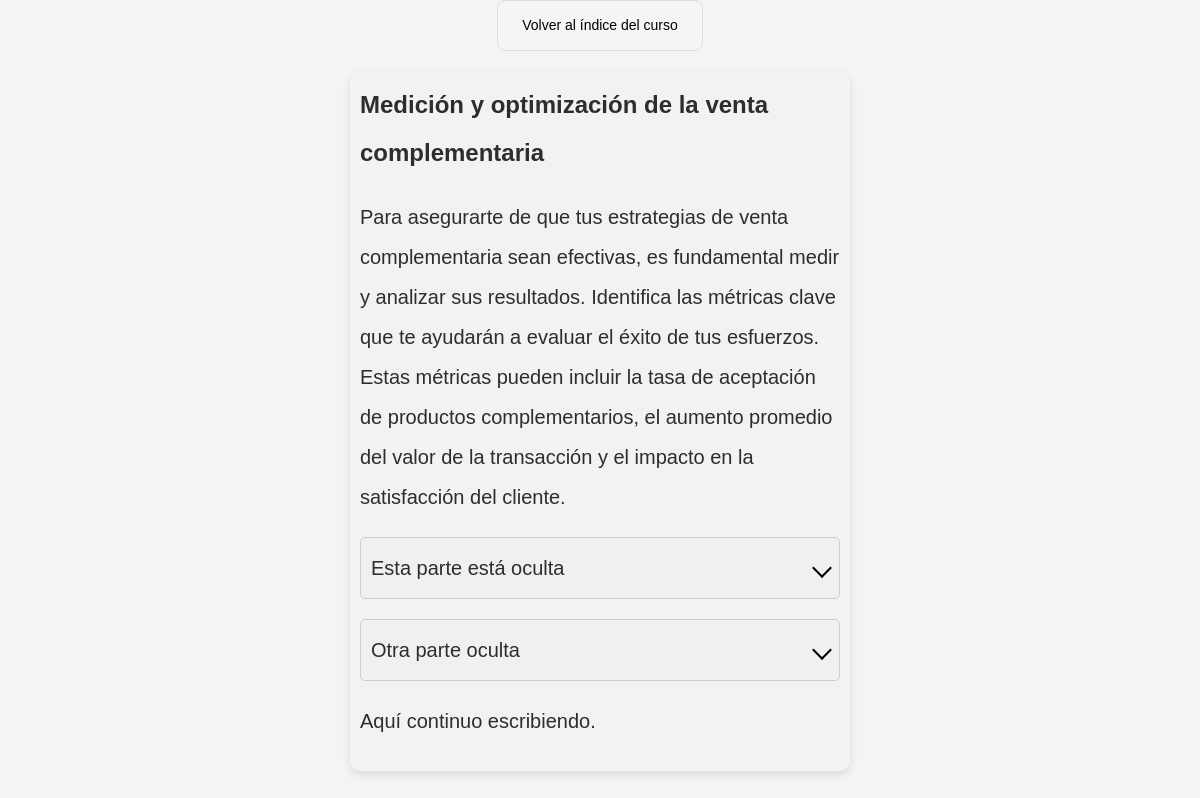
The page /leccion/25/ on the database as committed earlier.
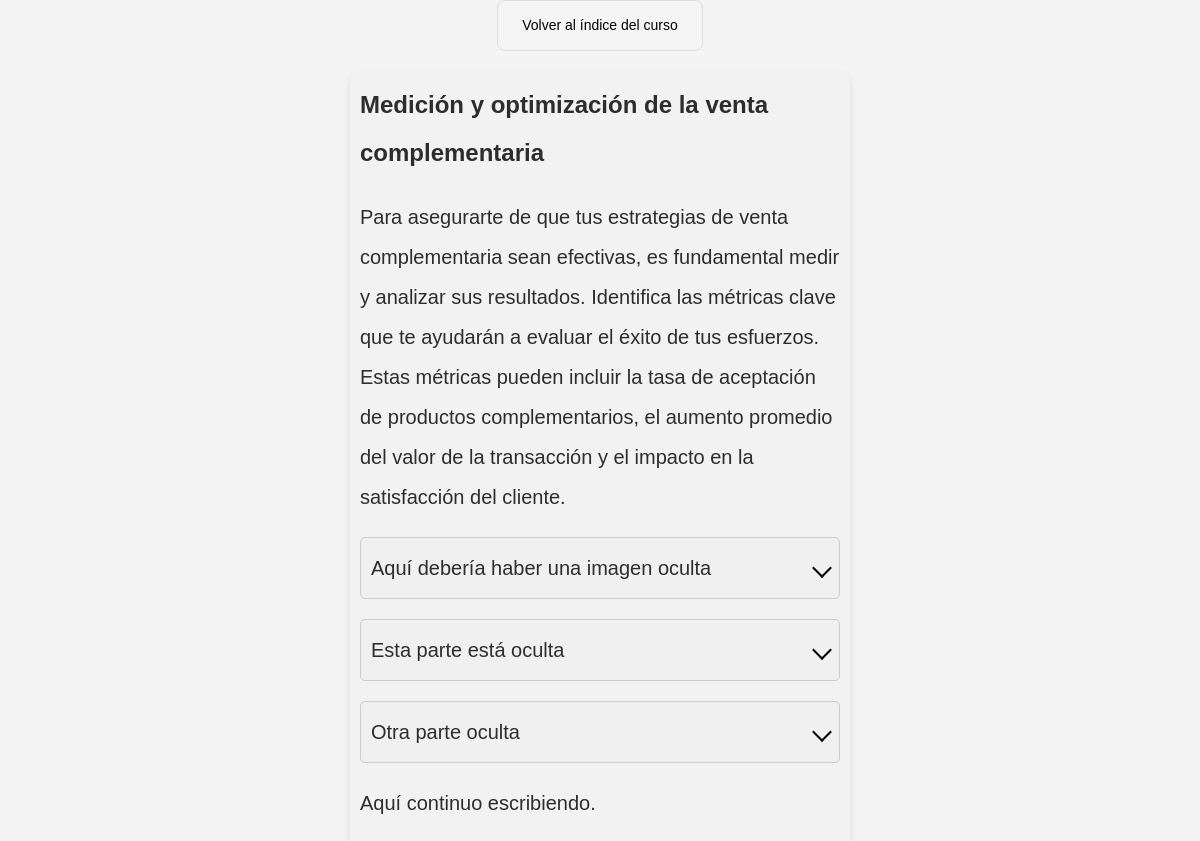
The same page on the database as committed later.
### cursos/models.py (models this page shows, shortened)
class Leccion(models.Model):
    titulo = models.CharField(max_length=200)
    explicacion = models.TextField()
    autor = models.ForeignKey('Autor', on_delete=models.CASCADE)
    fecha_creacion = models.DateTimeField(default=timezone.now)
    contenido = models.TextField()
    puntos = models.SmallIntegerField()
    ejercicio = models.ForeignKey('Ejercicio', on_delete=models.CASCADE, blank=True, null=True)
    curso = models.ForeignKey('Curso', on_delete=models.CASCADE)
    miniatura = models.ImageField(upload_to='images/miniaturas/')
    imagen1 = models.ImageField(upload_to='images/lecciones/', blank=True, null=True)
    imagen2 = models.ImageField(upload_to='images/lecciones/', blank=True, null=True)
    imagen3 = models.ImageField(upload_to='images/lecciones/', blank=True, null=True)
    imagen4 = models.ImageField(upload_to='images/lecciones/', blank=True, null=True)
    imagen5 = models.ImageField(upload_to='images/lecciones/', blank=True, null=True)
    @property
    def contenido_con_imagenes(self):
        contenido_actualizado = self.contenido
        for i in range(1, 6):
            imagen = getattr(self, f'imagen{i}')
            if imagen:
                valor = f'<img src="{imagen.url}" alt="imagen{i}" />'
            else:
                valor = ''
            contenido_actualizado = contenido_actualizado.replace(f'** imagen{i} **', valor)
        return transformar_texto_oculto(contenido_actualizado)

### cursos/views.py (the view)
def detalle_leccion(request, pk):
    leccion = get_object_or_404(Leccion, pk=pk)
    curso = get_object_or_404(Curso, id=leccion.curso_id)
    return render(request, 'cursos/detalle_leccion.html', {'leccion': leccion, 'curso': curso})

### cursos/utils.py (called while the page is built)
def transformar_texto_oculto(texto):
    patron = re.compile(r'\*\* texto oculto \*\*\n(.*?)\n\*\* fin de texto oculto \*\*', re.DOTALL)
    texto = texto.replace('\r\n', '\n')
    def reemplazar_bloque(match):
        contenido = match.group(1).strip().split('\n', 1)
        if len(contenido) < 2:
            return ""  # Si no hay un titular y un texto, no se añade nada
        titular = contenido[0].strip()
        texto_oculto = contenido[1].strip()
        id_unico = uuid.uuid4().hex  # Generar un identificador único
        return f'<div class="expandible" id="section{id_unico}"><span>{titular}</span><span class="simbolo" id="symbol{id_unico}"></span></div><div class="contenido" id="content{id_unico}"><p>{texto_oculto}</p></div>'
    texto_transformado = patron.sub(reemplazar_bloque, texto)
    return texto_transformado

### cursos/templates/cursos/detalle_leccion.html (shortened to what this page needs)
{% extends 'cursos/base.html' %}
{% block content %}
    <div class="back-to-menu"><a href="{% url 'detalle_curso' pk=curso.pk %}">Volver al índice del curso</a></div>
    <div class="post">
        <h2>{{ leccion.titulo }}</h2>
        {{ leccion.contenido_con_imagenes|safe|linebreaks }}
    </div>
{% endblock %}

Rows that differ between the two databases and show on the page:
changed Leccion "Medición y optimización de la venta complementaria": contenido_con_imagenes "…la satisfacción del cliente. Esta parte está oculta…" → "…la satisfacción del cliente. Aquí debería haber una imagen oculta Esta parte está oculta…"
